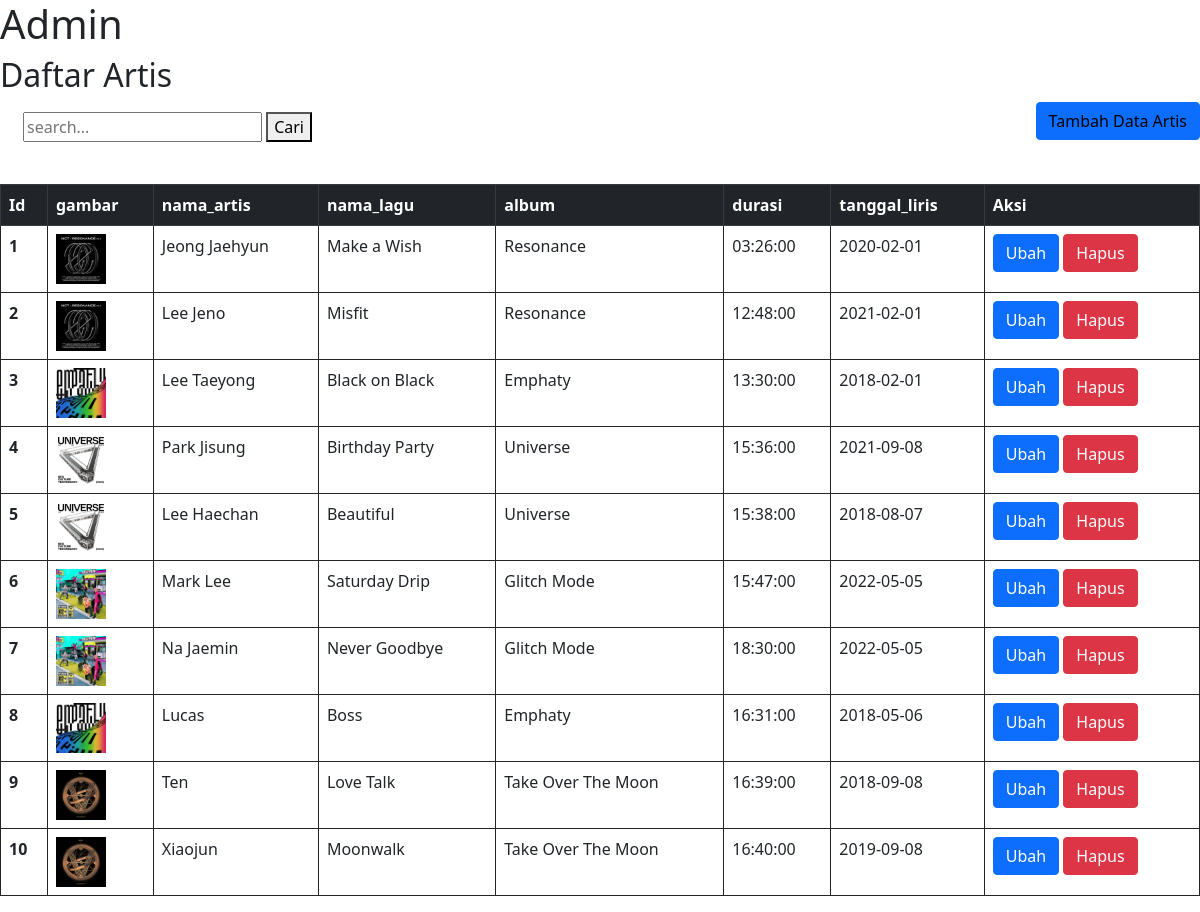
The app's page /admin.php with its own data.
### tables this page shows
CREATE TABLE `nct` (
  `id` int(11) NOT NULL,
  `nama_artis` varchar(225) NOT NULL,
  `nama_lagu` varchar(225) NOT NULL,
  `album` varchar(225) NOT NULL,
  `durasi` time NOT NULL,
  `tanggal_liris` date NOT NULL,
  `gambar` varchar(225) NOT NULL
);

### functions.php (called while the page is built, shortened)
<?php
 $conn = mysqli_connect("localhost", "root", "", "legientertaiment" );
 function query ($query) {
     global $conn;
     $result = mysqli_query($conn, $query);
     $rows = [];
     while ($row = mysqli_fetch_assoc($result) ) {
         $rows[] = $row;
     }
     return $rows;
 }
?>

### admin.php (the view, shortened to what this page needs)
<?php
require 'functions.php';
$legientertaiment = query("SELECT * FROM nct");
?>
<!doctype html>
<html lang="en">
  <head>
    <link rel="stylesheet" href="style.css">
    <link href="https://cdn.jsdelivr.net/npm/bootstrap@5.0.2/dist/css/bootstrap.min.css" rel="stylesheet">
  </head>
  <body>
    <h1>Admin</h1>
    <h2>Daftar Artis</h2>
    <a class="btn btn-primary" href="tambah.php" role="button" style=" float:right; color:black;" >Tambah Data Artis</a>
     <form action="" method="POST">
      <input type="text" name="keyword" size="20" autofocus placeholder="search..."
      autocomplete="off" style="margin-left:5px;">
      <button type="submit" name="cari">Cari</button>
    </form>
    <br>
    <table class="table table-bordered border-dark">
  <thead class="table-dark">
    <tr>
      <th scope="col">Id</th>
       <th scope="col">gambar</th>
      <th scope="col">nama_artis</th>
      <th scope="col">nama_lagu</th>
      <th scope="col">album</th>
      <th scope="col">durasi</th>
      <th scope="col">tanggal_liris</th>
      <th scope="col">Aksi</th>
    </tr>
  </thead>
  <tbody>
    <?php $i=1; ?>
    <?php foreach ($legientertaiment as $row) :?>
    <tr>
      <th><?= $i;?></th>
      <td><img src="img/<?= $row["gambar"]; ?>"
      width="50"></td>
      <td><?= $row["nama_artis"];?></td>
      <td><?= $row["nama_lagu"];?></td>
      <td><?= $row["album"];?></td>
      <td><?= $row["durasi"];?></td>
      <td><?= $row["tanggal_liris"];?></td>
      <td>
        <a href="ubah.php?id=<?= $row["id"];?>"><button type="button" class="btn btn-primary">Ubah</button></a>
        <a href="hapus.php?id=<?= $row["id"]; ?>" onclick="return confirm(' apakah anda yakin menghapus data ini?');">
        <button type="button" class="btn btn-danger" > Hapus</button>
      </a>
      </td>
    </tr>
    <?php $i++; ?>
    <?php endforeach; ?>
  </tbody>
</table>
  </body>
</html>

### style.css (style rules this page uses)
form { margin: 18px; }

### records on screen
nct: gambar (picture), nama_artis "Jeong Jaehyun", nama_lagu "Make a Wish", album "Resonance", durasi "03:26:00", tanggal_liris "2020-02-01"
nct: gambar (picture), nama_artis "Lee Jeno", nama_lagu "Misfit", album "Resonance", durasi "12:48:00", tanggal_liris "2021-02-01"
nct: gambar (picture), nama_artis "Lee Taeyong", nama_lagu "Black on Black", album "Emphaty", durasi "13:30:00", tanggal_liris "2018-02-01"
nct: gambar (picture), nama_artis "Park Jisung", nama_lagu "Birthday Party", album "Universe", durasi "15:36:00", tanggal_liris "2021-09-08"
nct: gambar (picture), nama_artis "Lee Haechan", nama_lagu "Beautiful", album "Universe", durasi "15:38:00", tanggal_liris "2018-08-07"
nct: gambar (picture), nama_artis "Mark Lee", nama_lagu "Saturday Drip", album "Glitch Mode", durasi "15:47:00", tanggal_liris "2022-05-05"
nct: gambar (picture), nama_artis "Na Jaemin", nama_lagu "Never Goodbye", album "Glitch Mode", durasi "18:30:00", tanggal_liris "2022-05-05"
nct: gambar (picture), nama_artis "Lucas", nama_lagu "Boss", album "Emphaty", durasi "16:31:00", tanggal_liris "2018-05-06"
nct: gambar (picture), nama_artis "Ten", nama_lagu "Love Talk", album "Take Over The Moon", durasi "16:39:00", tanggal_liris "2018-09-08"
nct: gambar (picture), nama_artis "Xiaojun", nama_lagu "Moonwalk", album "Take Over The Moon", durasi "16:40:00", tanggal_liris "2019-09-08"
